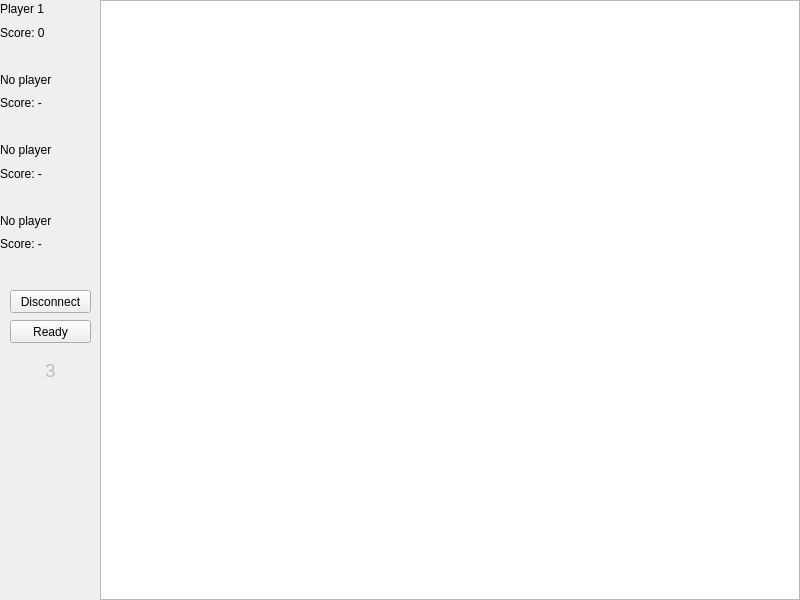
<?xml version="1.0" encoding="UTF-8"?>
<ui version="4.0">
 <class>ClientGameplayWindow</class>
 <widget class="QMainWindow" name="ClientGameplayWindow">
  <property name="geometry">
   <rect>
    <x>0</x>
    <y>0</y>
    <width>800</width>
    <height>600</height>
   </rect>
  </property>
  <property name="minimumSize">
   <size>
    <width>800</width>
    <height>600</height>
   </size>
  </property>
  <property name="maximumSize">
   <size>
    <width>800</width>
    <height>600</height>
   </size>
  </property>
  <property name="windowTitle">
   <string>CurveFewerClone</string>
  </property>
  <widget class="QWidget" name="centralwidget">
   <widget class="QGraphicsView" name="gv_viewport">
    <property name="geometry">
     <rect>
      <x>100</x>
      <y>0</y>
      <width>700</width>
      <height>600</height>
     </rect>
    </property>
    <property name="verticalScrollBarPolicy">
     <enum>Qt::ScrollBarAlwaysOff</enum>
    </property>
    <property name="horizontalScrollBarPolicy">
     <enum>Qt::ScrollBarAlwaysOff</enum>
    </property>
   </widget>
   <widget class="QWidget" name="verticalLayoutWidget">
    <property name="geometry">
     <rect>
      <x>0</x>
      <y>0</y>
      <width>91</width>
      <height>276</height>
     </rect>
    </property>
    <layout class="QVBoxLayout" name="verticalLayout">
     <item>
      <widget class="QLabel" name="lab_nick1">
       <property name="text">
        <string>Player 1</string>
       </property>
      </widget>
     </item>
     <item>
      <widget class="QLabel" name="lab_score1">
       <property name="text">
        <string>Score: 0</string>
       </property>
      </widget>
     </item>
     <item>
      <widget class="QLabel" name="lab_color1">
       <property name="text">
        <string/>
       </property>
      </widget>
     </item>
     <item>
      <widget class="QLabel" name="lab_nick2">
       <property name="text">
        <string>No player</string>
       </property>
      </widget>
     </item>
     <item>
      <widget class="QLabel" name="lab_score2">
       <property name="text">
        <string>Score: -</string>
       </property>
      </widget>
     </item>
     <item>
      <widget class="QLabel" name="lab_color2">
       <property name="text">
        <string/>
       </property>
      </widget>
     </item>
     <item>
      <widget class="QLabel" name="lab_nick3">
       <property name="text">
        <string>No player</string>
       </property>
      </widget>
     </item>
     <item>
      <widget class="QLabel" name="lab_score3">
       <property name="text">
        <string>Score: -</string>
       </property>
      </widget>
     </item>
     <item>
      <widget class="QLabel" name="lab_color3">
       <property name="text">
        <string/>
       </property>
      </widget>
     </item>
     <item>
      <widget class="QLabel" name="lab_nick4">
       <property name="text">
        <string>No player</string>
       </property>
      </widget>
     </item>
     <item>
      <widget class="QLabel" name="lab_score4">
       <property name="text">
        <string>Score: -</string>
       </property>
      </widget>
     </item>
     <item>
      <widget class="QLabel" name="lab_color4">
       <property name="text">
        <string/>
       </property>
      </widget>
     </item>
    </layout>
   </widget>
   <widget class="QPushButton" name="btn_disconnect">
    <property name="geometry">
     <rect>
      <x>10</x>
      <y>290</y>
      <width>81</width>
      <height>23</height>
     </rect>
    </property>
    <property name="text">
     <string>Disconnect</string>
    </property>
   </widget>
   <widget class="QPushButton" name="btn_readiness">
    <property name="geometry">
     <rect>
      <x>10</x>
      <y>320</y>
      <width>81</width>
      <height>23</height>
     </rect>
    </property>
    <property name="text">
     <string>Ready</string>
    </property>
   </widget>
   <widget class="QLabel" name="lab_counter">
    <property name="enabled">
     <bool>false</bool>
    </property>
    <property name="geometry">
     <rect>
      <x>0</x>
      <y>360</y>
      <width>101</width>
      <height>21</height>
     </rect>
    </property>
    <property name="font">
     <font>
      <pointsize>14</pointsize>
     </font>
    </property>
    <property name="text">
     <string>3</string>
    </property>
    <property name="alignment">
     <set>Qt::AlignCenter</set>
    </property>
   </widget>
  </widget>
 </widget>
 <resources/>
 <connections/>
</ui>
